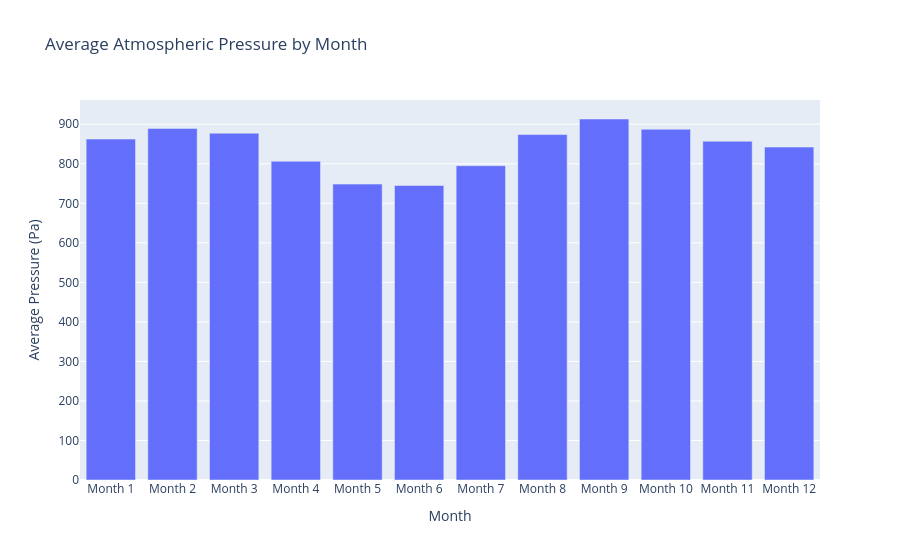

Notebook cell for this chart:
### Markdown cell above
**3B.** Using your grouped results above to plot a bar chart of the average atmospheric pressure by month.

### Code cell
# Bar chart of the average atmospheric pressure by month

avg_pressure = avg_pressure.sort_values(by="month")

fig = px.bar(
    avg_pressure,
    x="month",
    y="pressure",
    title="Average Atmospheric Pressure by Month",
    labels={"month": "Month", "pressure": "Average Pressure (Pa)"},
)
fig.show()

### Figure 1 — Plotly figure (JSON) as saved in the notebook; plotly's stock layout.template omitted (floating-point values rounded to 4 significant figures)
{"data": [{"alignmentgroup": "True", "hovertemplate": "Month=%{x}<br>Average Pressure (Pa)=%{y}<extra></extra>", "legendgroup": "", "marker": {"color": "#636efa", "pattern": {"shape": ""}}, "name": "", "offsetgroup": "", "orientation": "v", "showlegend": false, "textposition": "auto", "type": "bar", "x": ["Month 1", "Month 2", "Month 3", "Month 4", "Month 5", "Month 6", "Month 7", "Month 8", "Month 9", "Month 10", "Month 11", "Month 12"], "xaxis": "x", "y": [862.5, 889.5, 877.3, 806.3, 748.6, 745.1, 795.1, 873.8, 913.3, 887.3, 857.0, 842.2], "yaxis": "y"}], "layout": {"autosize": true, "barmode": "relative", "legend": {"tracegroupgap": 0}, "title": {"text": "Average Atmospheric Pressure by Month"}, "xaxis": {"anchor": "y", "autorange": true, "domain": [0, 1], "range": [-0.5, 11.5], "title": {"text": "Month"}, "type": "category"}, "yaxis": {"anchor": "x", "autorange": true, "domain": [0, 1], "range": [0, 961.4], "title": {"text": "Average Pressure (Pa)"}, "type": "linear"}}}
